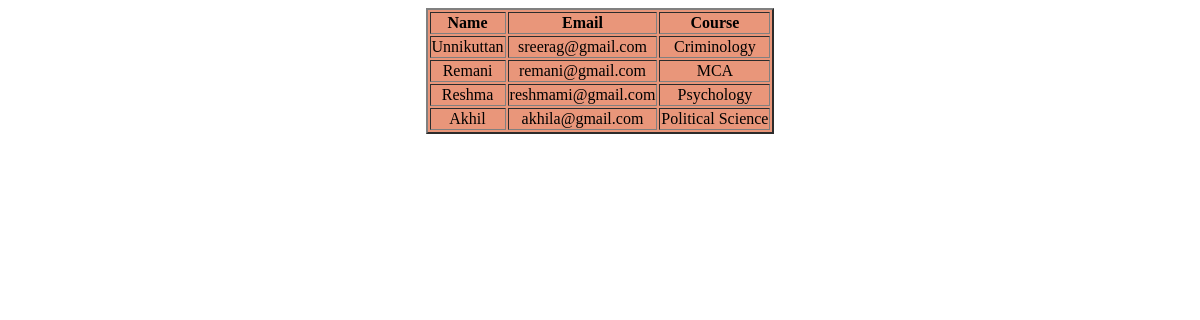
Screenshot of /personlist/ with the database file from the repository.
### work/models.py (models this page shows)
class Person(models.Model):
    name=models.CharField(max_length=30)
    email=models.EmailField(unique=True,null=True)
    course=models.CharField(max_length=50)

### work/views.py (the view)
# urls.py: path('personlist/',Personlist.as_view()),
class Personlist(View):
 def get(self,request):
  ps=Person.objects.all()
  return render(request,"personlist.html",{"ps":ps})

### work/templates/personlist.html (shortened to what this page needs)
<!DOCTYPE html>
<html lang="en">
<head>
</head>
<body>
    <table border="2" align="center" style="background-color: darksalmon;">
        <tr>
            <th>Name</th>
            <th>Email</th>
            <th>Course</th>
        </tr>
        {%for persn in ps%}
        <tr>
            <td> {{persn.name}}
            </td>
            <td> {{persn.email}}
            </td>
            <td> {{persn.course}}
            </td>
        </tr> {%endfor%}
    </table>
</body>
</html>

### work/templates/personlist.html (style rules this page uses)
table { text-align: center; }

### rows the page displays
Person: name "Unnikuttan", email "sreerag@gmail.com", course "Criminology"
Person: name "Remani", email "remani@gmail.com", course "MCA"
Person: name "Reshma", email "reshmami@gmail.com", course "Psychology"
Person: name "Akhil", email "akhila@gmail.com", course "Political Science"
